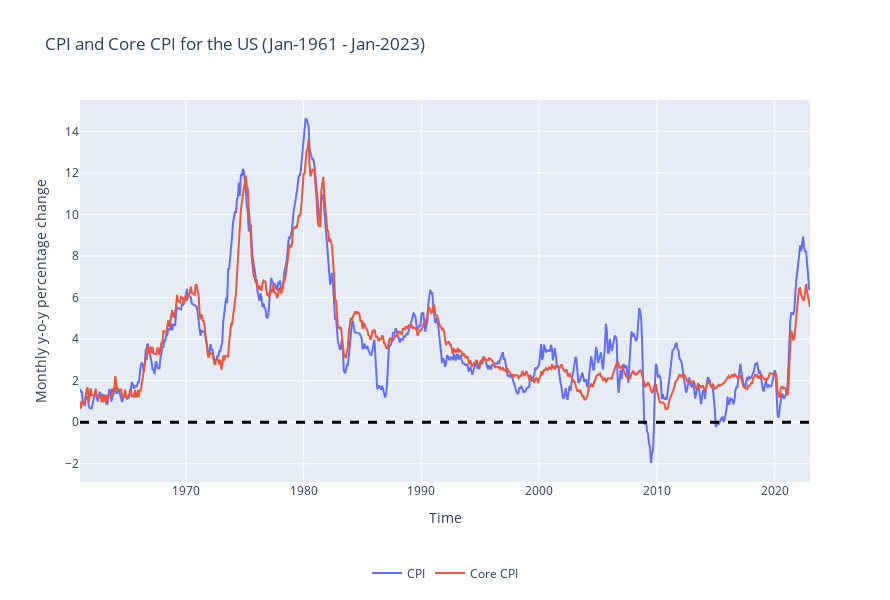

Notebook code cell kept with this figure:
### Markdown cell above
# Let's take a look at the data on inflation for the US

### Code cell
config = {'displayModeBar': False}

fig = go.Figure()

fig.add_trace(go.Scatter(x = df_new["Time"], 
                         y = df_new['Growth Rate CPI'], 
                         name = "CPI", 
                         mode = "lines"))
fig.add_trace(go.Scatter(x = df_new["Time"], 
                         y = df_new['Growth Rate CCPI'], 
                         name = "Core CPI", 
                         mode = "lines"))

fig.add_hline(y=0, line_width=3, line_dash="dash", line_color="black")

fig.update_layout(
    title = "CPI and Core CPI for the US (Jan-1961 - Jan-2023", 
    xaxis_title = "Time", 
    yaxis_title = "Monthly y-o-y percentage change",
    autosize=False,
    width=890,
    height=600,
  legend = dict(
        xanchor = "center",
        yanchor = "top",
        y = -0.2, 
        x = 0.5,
        orientation = 'h'
  )
)

fig.show(config=config)

### Figure 1 — Plotly figure (JSON) as saved in the notebook; plotly's stock layout.template omitted (floating-point values rounded to 4 significant figures; data arrays with more than 128 entries replaced by an {"elided": "..."} marker saying what was removed)
{"data": [{"mode": "lines", "name": "CPI", "type": "scatter", "x": {"elided": "745 str values"}, "y": {"elided": "745 float values"}}, {"mode": "lines", "name": "Core CPI", "type": "scatter", "x": {"elided": "745 str values"}, "y": {"elided": "745 float values"}}], "layout": {"autosize": false, "height": 600, "legend": {"orientation": "h", "x": 0.5, "xanchor": "center", "y": -0.2, "yanchor": "top"}, "shapes": [{"line": {"color": "black", "dash": "dash", "width": 3}, "type": "line", "x0": 0, "x1": 1, "xref": "x domain", "y0": 0, "y1": 0, "yref": "y"}], "title": {"text": "CPI and Core CPI for the US (Jan-1961 - Jan-2023)"}, "width": 890, "xaxis": {"title": {"text": "Time"}}, "yaxis": {"title": {"text": "Monthly y-o-y percentage change"}}}}
